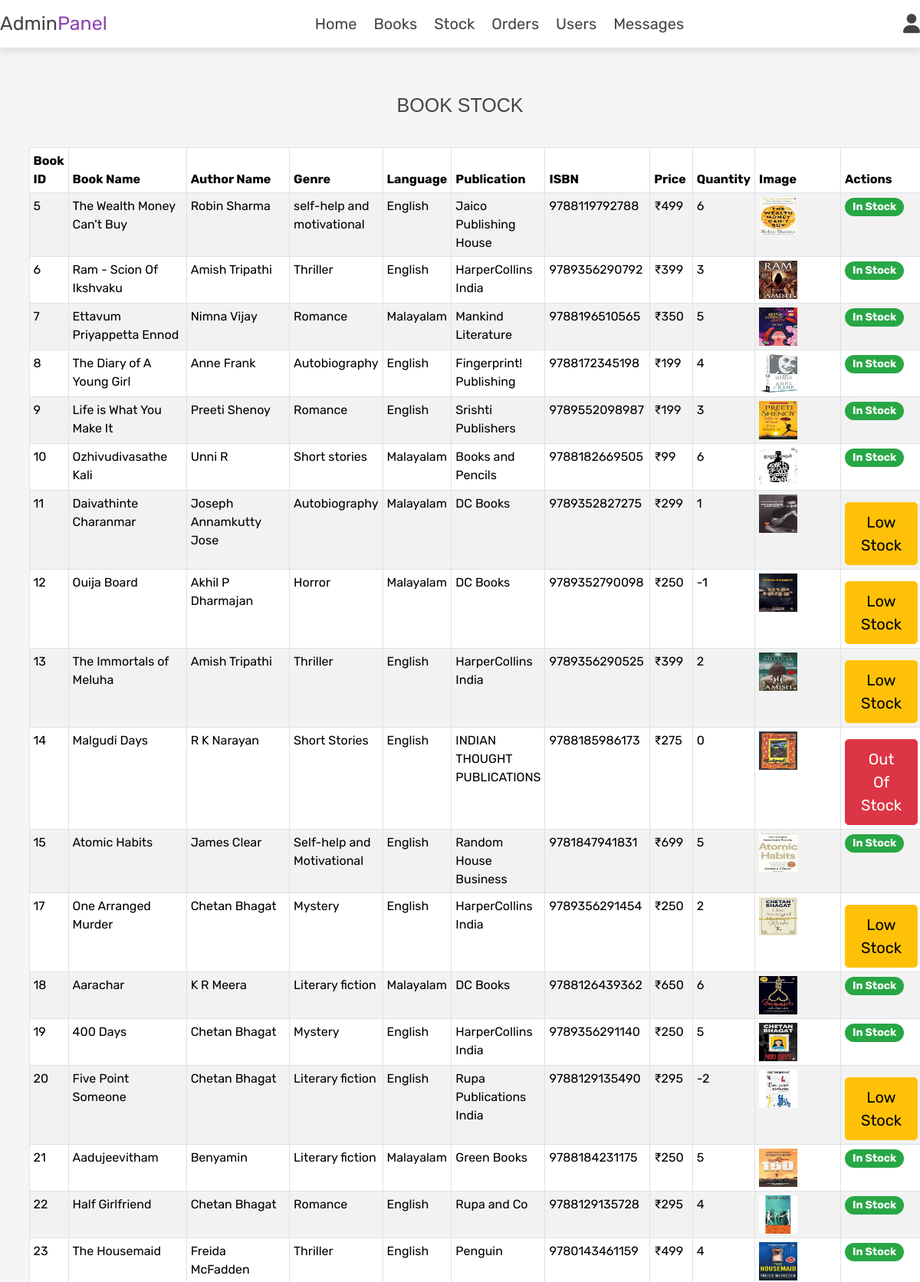
Page /adminstock/ (upper part) on the committed database.
### myapp/models.py (models this page shows, shortened)
class addproduct(models.Model):
    user=models.ForeignKey(User,on_delete=models.CASCADE)
    pnm=models.CharField(max_length=15)
    athr=models.CharField(max_length=15, default=None)
    CATEGORY_CHOICES = [
        ('Thriller', 'Thriller'),
        ('Mystery', 'Mystery'),
        ('Horror', 'Horror'),
        ('Comics', 'Comics'),
        ('Adventure', 'Adventure'),
        ('Romance', 'Romance'),
        ('Historical fiction', 'Historical fiction'),
        ('Literary fiction', 'Literary fiction'),
        ('Science Fiction', 'Science Fiction'),
        ('Autobiography', 'Autobiography'),
        ('Memoir', 'Memoir'),
        ('History', 'History'),
        ('Travel', 'Travel'),
        ('Science', 'Science'),
        ('Philosophy', 'Philosophy'),
        ('Essays', 'Essays'),
        ('Business', 'Business'),
        ('Children\'s Book', 'Children\'s Book'),
        ('Classic Literature', 'Classic Literature'),
        ('Short Stories', 'Short Stories'),
        ('Drama', 'Drama'),
        ('Poetry', 'Poetry'),
        ('Self-help and Motivational', 'Self-help and Motivational')
    ]
    LANGUAGE_CHOICES = [
        ('English', 'English'),
        ('Malayalam', 'Malayalam'),
    ]
    cat = models.CharField(max_length=40, choices=CATEGORY_CHOICES)
    lang = models.CharField(max_length=15, choices=LANGUAGE_CHOICES)
    publ = models.CharField(max_length=25)
    isbn = models.IntegerField()
    pr = models.IntegerField()
    qty = models.IntegerField()
    img = models.ImageField(upload_to='p_images')

### myapp/views.py (the view)
# urls.py: path('adminstock/',views.admin_stock,name='adminstock'),
def admin_stock(r):
    products = addproduct.objects.all()
    return render(r,'adminstock.html',{'products':products})

### template/adminstock.html (shortened to what this page needs)
<!DOCTYPE html>
<html lang="en">
<head>
    {% load static %}
    <link href="https://cdn.jsdelivr.net/npm/bootstrap@5.3.3/dist/css/bootstrap.min.css" rel="stylesheet">
    <link rel="stylesheet" href="https://cdnjs.cloudflare.com/ajax/libs/font-awesome/6.0.0/css/all.min.css">
    <link rel="stylesheet" href="https://cdn.datatables.net/2.1.3/css/dataTables.dataTables.css" />
</head>
<body>
    {% include 'admin_header.html' %}
    <section class="orders">
        <h1 class="title"style="font-family: 'Poppins', sans-serif; font-size: 2.5em; margin-bottom: 20px; text-align: center;">Book Stock</h1>
        <div class="container">
           {% if products %}
           <table id="ordersTable" class="table table-striped table-bordered display">
              <thead>
                 <tr>
                    <th>Book ID</th>
                    <th>Book Name</th>
                    <th>Author Name</th>
                    <th>Genre</th>
                    <th>Language</th>
                    <th>Publication</th>
                    <th>ISBN</th>
                    <th>Price</th>
                    <th>Quantity</th>
                    <th>Image</th>
                    <th>Actions</th>
                 </tr>
              </thead>
              <tbody>
                 {% for product in products %}
                 <tr>
                    <td>{{ product.id }}</td>
                    <td>{{ product.pnm}}</td>
                    <td>{{ product.athr}}</td>
                    <td>{{ product.cat}}</td>
                    <td>{{ product.lang}}</td>
                    <td>{{ product.publ}}</td>
                    <td>{{ product.isbn}}</td>
                    <td>₹{{ product.pr}}</td>
                    <td>{{ product.qty}}</td>
                    <td><img src="{{ product.img.url }}" alt="{{ product.pnm }}" class="product-image" style="width: 50px; height: 50px;"></td>
                    <td>
                        {% if product.qty == 0 %}
                            <a href ="{% url 'update_stock' product.id %}" class="btn btn-danger blinking">Out of Stock</a>
                        {% elif product.qty < 3 %}
                            <a href ="{% url 'update_stock' product.id %}" class="btn btn-warning blinking">Low Stock</a>
                        {% else %}
                            <span class="badge badge-instock">In Stock</span>
                        {% endif %}
                    </td>
                 </tr>
                {% endfor %}
              </tbody>
           </table>
           {% else %}
           <p class="empty">No Books added yet!</p>
           {% endif %}
        </div>
     </section>
</body>
</html>

### static/css/admin_style.css (style rules this page uses)
:root { --purple:#8e44ad; --red:#c0392b; --orange:#f39c12; --black:#444; --white:#fff; --light-color:#666; --light-white:#ccc; --light-bg:#f5f5f5; --border:.1rem solid var(--black); --border-hover:.1rem solid var(--black); --box-shadow:0 .5rem 1rem rgba(0,0,0,.1); }
* { font-family:'Rubik', sans-serif; margin:0; padding:0; box-sizing: border-box; outline: none; border: none; text-decoration: none; transition: all .2s linear; }
html { font-size: 62.5%; overflow-x: hidden; }
body { background-color: var(--light-bg); margin: 0; padding: 0; background: linear-gradient(30deg, #eee 30%, #f5f5f5 40.1%); }
section { padding:4rem 2rem; align-items: center; }
.btn { display: inline-block; margin-top: 1rem; padding: 1rem 3rem; cursor: pointer; color: var(--white); font-size: 1.8rem; border-radius: .5rem; text-transform: capitalize; }
.btn-warning { background-color: var(--orange); }
.btn-danger { background-color: var(--red); }
.title { text-align: center; margin-bottom: 2rem; text-transform: uppercase; color: var(--black); font-size: 4rem; margin: 0; padding: 20px 0; text-align: center; }
.btn, .option-btn, .delete-btn, .white-btn { text-decoration: none; display: inline-block; margin-top: 1rem; padding:1rem -3rem; cursor: pointer; color: var(--white); font-size: 1.8rem; border-radius: .5rem; text-transform: capitalize; }
.white-btn, .btn { text-decoration: none; color: var(--white); background-color: var(--purple); }
.btn { background-color: var(--purple); border: none; border-radius: 5px; padding: 10px 20px; font-size: 20px; }

### template/adminstock.html (style rules this page uses)
.product-image { transition: transform 0.3s ease-in-out; }
.blinking { animation: blinker 1.5s linear infinite; }
.btn-danger.blinking { background-color: #dc3545; color: white; border-radius: 5px; border: 1px solid #dc3545; }
.btn-warning.blinking { size: 2px; background-color: #ffc107; color: black; border-radius: 5px; border: 1px solid #ffc107; }
.badge-instock { background-color: #28a745; color: white; padding: 5px 10px; font-size: 14px; border-radius: 12px; font-weight: bold; }

### rows in the picture
addproduct: id "5", pnm "The Wealth Money Can't Buy", athr "Robin Sharma", cat "self-help and motivational", lang "English", publ "Jaico Publishing House", isbn "9788119792788", pr "499", qty "6", img (picture), shows "In Stock"
addproduct: id "6", pnm "Ram - Scion Of Ikshvaku", athr "Amish Tripathi", cat "Thriller", lang "English", publ "HarperCollins India", isbn "9789356290792", pr "399", qty "3", img (picture), shows "In Stock"
addproduct: id "7", pnm "Ettavum Priyappetta Ennod", athr "Nimna Vijay", cat "Romance", lang "Malayalam", publ "Mankind Literature", isbn "9788196510565", pr "350", qty "5", img (picture), shows "In Stock"
addproduct: id "8", pnm "The Diary of A Young Girl", athr "Anne Frank", cat "Autobiography", lang "English", publ "Fingerprint! Publishing", isbn "9788172345198", pr "199", qty "4", img (picture), shows "In Stock"
addproduct: id "9", pnm "Life is What You Make It", athr "Preeti Shenoy", cat "Romance", lang "English", publ "Srishti Publishers", isbn "9789552098987", pr "199", qty "3", img (picture), shows "In Stock"
addproduct: id "10", pnm "Ozhivudivasathe Kali", athr "Unni R", cat "Short stories", lang "Malayalam", publ "Books and Pencils", isbn "9788182669505", pr "99", qty "6", img (picture), shows "In Stock"
addproduct: id "11", pnm "Daivathinte Charanmar", athr "Joseph Annamkutty Jose", cat "Autobiography", lang "Malayalam", publ "DC Books", isbn "9789352827275", pr "299", qty "1", img (picture), shows "Low Stock"
addproduct: id "12", pnm "Ouija Board", athr "Akhil P Dharmajan", cat "Horror", lang "Malayalam", publ "DC Books", isbn "9789352790098", pr "250", qty "-1", img (picture), shows "Low Stock"
addproduct: id "13", pnm "The Immortals of Meluha", athr "Amish Tripathi", cat "Thriller", lang "English", publ "HarperCollins India", isbn "9789356290525", pr "399", qty "2", img (picture), shows "Low Stock"
addproduct: id "14", pnm "Malgudi Days", athr "R K Narayan", cat "Short Stories", lang "English", publ "INDIAN THOUGHT PUBLICATIONS", isbn "9788185986173", pr "275", qty "0", img (picture), shows "Out Of Stock"
addproduct: id "15", pnm "Atomic Habits", athr "James Clear", cat "Self-help and Motivational", lang "English", publ "Random House Business", isbn "9781847941831", pr "699", qty "5", img (picture), shows "In Stock"
addproduct: id "17", pnm "One Arranged Murder", athr "Chetan Bhagat", cat "Mystery", lang "English", publ "HarperCollins India", isbn "9789356291454", pr "250", qty "2", img (picture), shows "Low Stock"
addproduct: id "18", pnm "Aarachar", athr "K R Meera", cat "Literary fiction", lang "Malayalam", publ "DC Books", isbn "9788126439362", pr "650", qty "6", img (picture), shows "In Stock"
addproduct: id "19", pnm "400 Days", athr "Chetan Bhagat", cat "Mystery", lang "English", publ "HarperCollins India", isbn "9789356291140", pr "250", qty "5", img (picture), shows "In Stock"
addproduct: id "20", pnm "Five Point Someone", athr "Chetan Bhagat", cat "Literary fiction", lang "English", publ "Rupa Publications India", isbn "9788129135490", pr "295", qty "-2", img (picture), shows "Low Stock"
addproduct: id "21", pnm "Aadujeevitham", athr "Benyamin", cat "Literary fiction", lang "Malayalam", publ "Green Books", isbn "9788184231175", pr "250", qty "5", img (picture), shows "In Stock"
addproduct: id "22", pnm "Half Girlfriend", athr "Chetan Bhagat", cat "Romance", lang "English", publ "Rupa and Co", isbn "9788129135728", pr "295", qty "4", img (picture), shows "In Stock"
addproduct: id "23", pnm "The Housemaid", athr "Freida McFadden", cat "Thriller", lang "English", publ "Penguin", isbn "9780143461159", pr "499", qty "4", img (picture), shows "In Stock"
